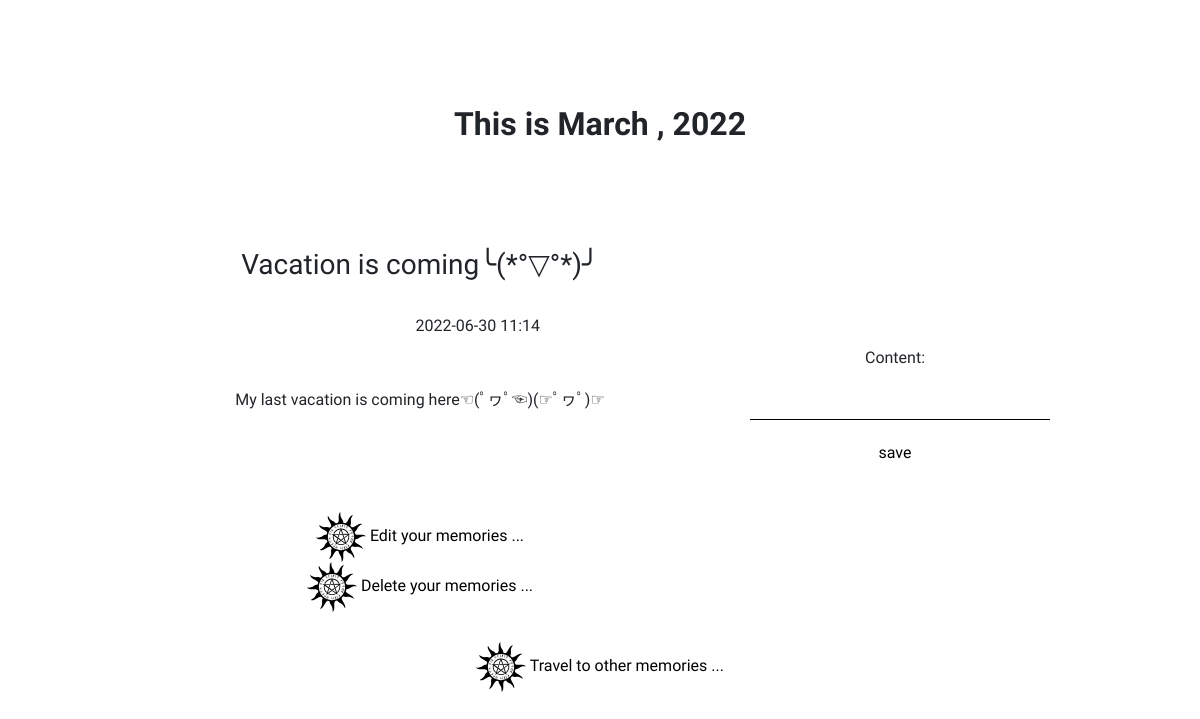
Page /inside/detail/8/ on the earlier database version.
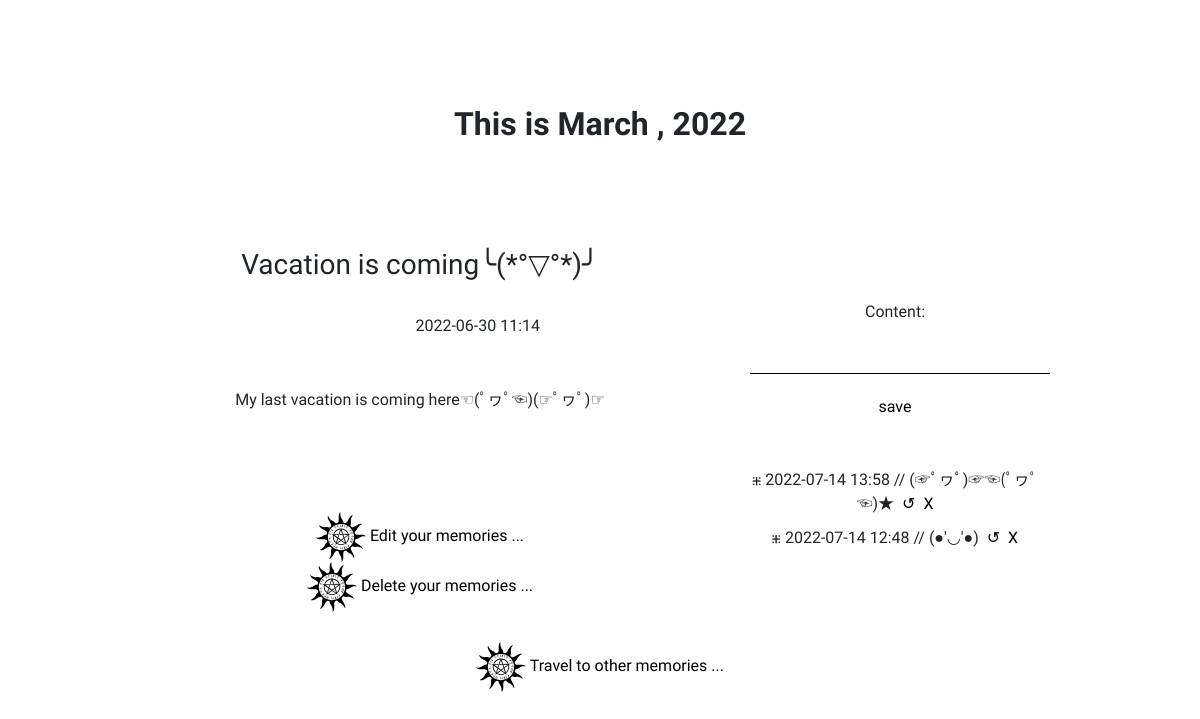
Same page on the later database version.
### insidepage/models.py (models this page shows, shortened)
class Comment(models.Model):
    diary = models.ForeignKey(Diary, on_delete=models.CASCADE)
    content = models.CharField(max_length=200)
    created_at = models.DateTimeField(auto_now_add=True)
    updated_at = models.DateTimeField(auto_now=True)

### insidepage/views.py (the view)
# urls.py: path('detail/<int:diary_id>/', views.detail, name='detail'),
def detail(request, diary_id, comment_id=None):
    diary_detail = get_object_or_404(Diary, pk = diary_id)
    if comment_id==None:
        form = CommentModelForm()
        return render(request, 'insidepage/detail.html', {'diary': diary_detail, 'form': form})
    else:
        comment = get_object_or_404(Comment, pk = comment_id)
        form = CommentModelForm(instance=comment)
        return render(request, 'insidepage/detail.html', {'diary': diary_detail, 'form': form, 'comment': comment})

### insidepage/forms.py
class CommentModelForm(forms.ModelForm):
    class Meta:
        model = Comment
        fields = ['content']
        widgets = {
            'content': forms.TextInput(attrs={
                'class': 'create__input'
            })
        }

### insidepage/templates/insidepage/detail.html (shortened to what this page needs)
{% load static %}
<!DOCTYPE html>
<html lang="en">
  <head>
    <link
      href="https://cdn.jsdelivr.net/npm/bootstrap@5.2.0-beta1/dist/css/bootstrap.min.css"
      rel="stylesheet"
    />
    <link
      rel="stylesheet"
      type="text/css"
      href="{% static 'css/styles.css' %}"
    />
  </head>
  <body>
    <div class="head">
      <span class="head__title"
        >This is <span>March</span> , <span>2022</span></span
      >
    </div>
    <div class="detail_container">
      <div class="detail__diary">
        <h3>{{ diary.title }}</h3>
        <br />
        <div class="detail_date">{{ diary.pub_date|date:'Y-m-d H:i' }}</div>
        <div class="detail_content">{{ diary.body }}</div>
        <div class="content__index footer">
          <a href="{% url 'update' diary.id %}">
            <img src="{% static 'img/pagan.svg' %}" alt="pagan" width="50px" />
            <span>Edit your memories ...</span>
          </a>
          <br />
          <a href="{% url 'delete' diary.id %}">
            <img src="{% static 'img/pagan.svg' %}" alt="pagan" width="50px" />
            <span>Delete your memories ...</span>
          </a>
        </div>
      </div>
      <div class="detail__comment">
        {% if not comment %}
        <form action="{% url 'commentcreate' diary.id %}" method="POST">
          {% csrf_token %} {{ form }}
          <button class="btn_search" type="submit">save</button>
        </form>
        {% else %}
        <form action="{% url 'commentupdate' comment.id %}" method="POST">
          {% csrf_token %} {{ form }}
          <button class="btn_search" type="submit">update</button>
        </form>
        {% endif %}
        <br /><br />
        {% for comment in diary.comment_set.all|dictsortreversed:'updated_at' %}
        <div class="comment_block">
          ⁜ {{ comment.updated_at|date:'Y-m-d H:i' }} // {{ comment.content }}
          &nbsp;<a href="{% url 'commentupdate' comment.id %}">↺</a>
          &nbsp;<a href="{% url 'commentdelete' comment.id %}">Χ</a>
          <br />
        </div>
        {% endfor %}
      </div>
    </div>
    <div class="content__index footer">
      <a href="{% url 'month' diary.pub_date.month %}">
        <img src="{% static 'img/pagan.svg' %}" alt="pagan" width="50px" />
        <span>Travel to other memories ...</span>
      </a>
    </div>
  </body>
</html>

Differences in the rows shown:
added Comment: updated_at "2022-07-14 13:58", content "(☞ﾟヮﾟ)☞☜(ﾟヮﾟ☜)★"
added Comment: updated_at "2022-07-14 12:48", content "(●'◡'●)"
